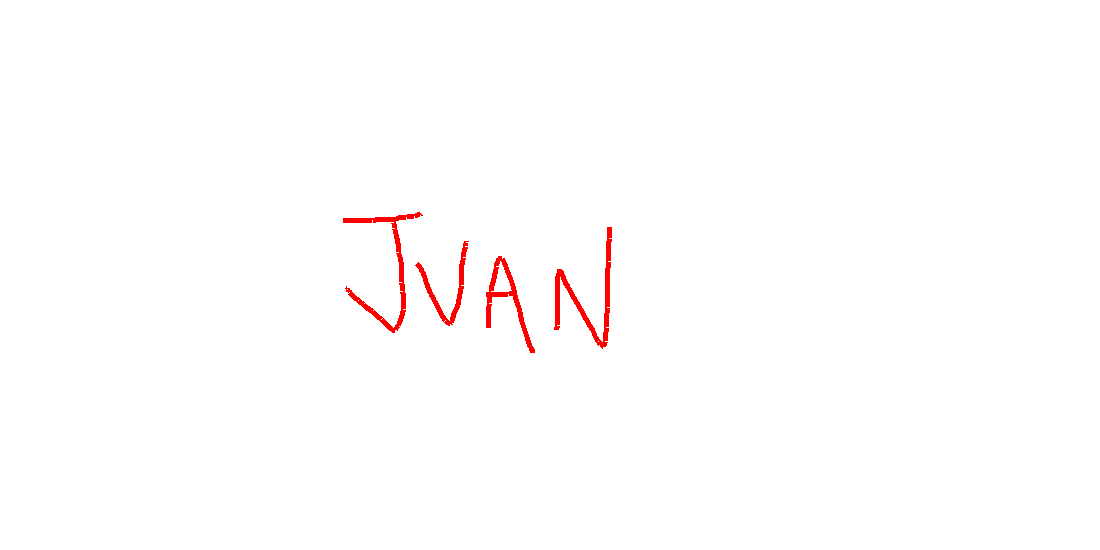
#> input picture test/imagem.png, 1100 x 550 px; its folder holds 5 pictures in this run
$ python segmentation.py
#> lines starting #> are read from the running program, lines starting #| are printed output that depends on the picture; after the words box and inside, x2 and y2 are one past the last pixel; in counts of white or black regions, pixels touching at a corner belong together
import cv2
import numpy as np
import os

def flood_fill_segmentation(image, seed_point):
    segmented_img = image.copy()
    mask = np.zeros((image.shape[0] + 2, image.shape[1] + 2), np.uint8)
    new_val = (255, 255, 255)
    lo_diff = (17, 17, 17)
    hi_diff = (17, 17, 17)
    cv2.floodFill(segmented_img, mask, seed_point, new_val, lo_diff, hi_diff)
    return segmented_img

def find_contours(image):
    gray = cv2.cvtColor(image, cv2.COLOR_BGR2GRAY)
    thresh = cv2.adaptiveThreshold(gray, 255, cv2.ADAPTIVE_THRESH_MEAN_C, cv2.THRESH_BINARY_INV, 11, 2)
    contours, _ = cv2.findContours(thresh, cv2.RETR_EXTERNAL, cv2.CHAIN_APPROX_SIMPLE)
    return contours

def draw_rectangles(contour_img, contours):
    for contour in contours:
        area = cv2.contourArea(contour)
        if area > 50:
            x, y, w, h = cv2.boundingRect(contour)
            cv2.rectangle(contour_img, (x, y), (x + w, y + h), (0, 255, 0), 2)

def limpar_arquivos_antigos():
    arquivos_antigos = [arquivo for arquivo in os.listdir('test') if arquivo.startswith('img_cropped')]
    for arquivo in arquivos_antigos:
        os.remove(os.path.join('test', arquivo))

def processar_imagem(nome_arquivo_imagem):
#> called with nome_arquivo_imagem = 'test/imagem.png'
    img = cv2.imread(nome_arquivo_imagem)
#> img is the input picture: shape (550, 1100, 3); mean B, G, R 253.2, 253.2, 255

    if img is None:
        print('Erro ao carregar a imagem.')
        return

    segmented_img = flood_fill_segmentation(img, (0, 0))
    contours = find_contours(segmented_img)
#> in find_contours, `gray = cv2.cvtColor(image, cv2.COLOR_BGR2GRAY)`:
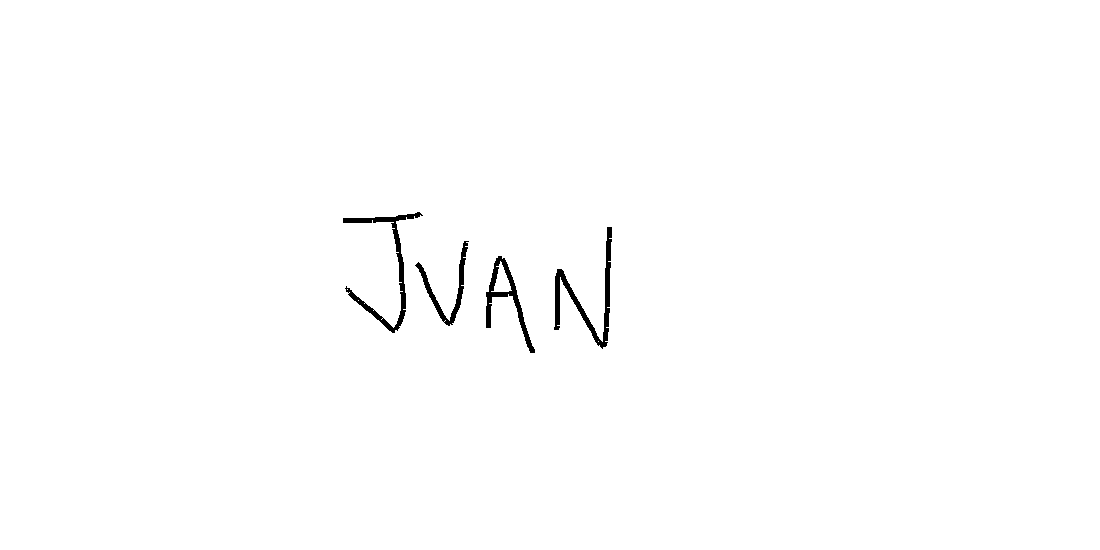
#> gray: shape (550, 1100); values 76 (black) and 255 (white), 99.3% white; 4 black regions, box (x1, y1, x2, y2) and area: (554, 227, 612, 349) 1301, (343, 212, 423, 333) 1227, (486, 256, 535, 353) 942, (415, 241, 469, 326) 749
#> in find_contours, `thresh = cv2.adaptiveThreshold(gray, 255, cv2.ADAPTIVE_THRESH_MEAN_C, ..`: thresh: shape (550, 1100); 0.7% white; 4 white regions
#> in find_contours, `contours, _ = cv2.findContours(thresh, cv2.RETR_EXTERNAL, cv2.CHAIN_AP..`: contours = 4 contours; box (x1, y1, x2, y2) and area: (486, 256, 535, 353) 1106, (554, 227, 612, 349) 1034, (343, 212, 423, 333) 973, (415, 241, 469, 326) 594
    img_with_rectangles = img.copy()
    draw_rectangles(img_with_rectangles, contours)
#> the loop in draw_rectangles, `for contour in contours:` made 4 passes
#> (area, x, y, w, h) on passes 1 to 4: (1105.5, 486, 256, 49, 97), (594.5, 415, 241, 54, 85), (1034, 554, 227, 58, 122), (973, 343, 212, 80, 121)

    limpar_arquivos_antigos()

    contours_sorted = sorted(contours, key=lambda c: cv2.boundingRect(c)[0])
#> contours_sorted has the same summary as contours in find_contours

    for i, contour in enumerate(contours_sorted):
        x, y, w, h = cv2.boundingRect(contour)

        cropped_img = img[y:y+h, x:x+w]

        border_size = 50
        cropped_img_with_border = cv2.copyMakeBorder(cropped_img, border_size, border_size, border_size, border_size, cv2.BORDER_CONSTANT, value=(255, 255, 255))

        cropped_img_with_border_resized = cv2.resize(cropped_img_with_border, (128, 128))

        cv2.imwrite(f'test/img_cropped{i}.png', cropped_img_with_border_resized)
#> this loop made 4 passes
#> (x, y, w, h) on passes 1 to 4: (343, 212, 80, 121), (415, 241, 54, 85), (486, 256, 49, 97), (554, 227, 58, 122)
#> pass 1, in processar_imagem, `cropped_img = img[y:y+h, x:x+w]`:
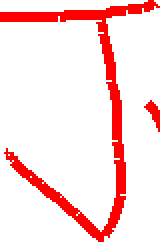
#> cropped_img: shape (121, 80, 3) (shown 2 times larger); mean B, G, R 221.2, 221.2, 255
#> pass 1, in processar_imagem, `cropped_img_with_border = cv2.copyMakeBorder(cropped_img, border_size,..`:
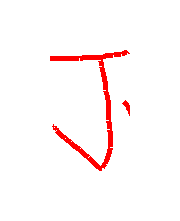
#> cropped_img_with_border: shape (221, 180, 3); mean B, G, R 246.8, 246.8, 255
#> pass 1, in processar_imagem, `cropped_img_with_border_resized = cv2.resize(cropped_img_with_border, ..`:
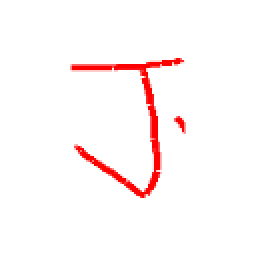
#> cropped_img_with_border_resized: shape (128, 128, 3) (shown 2 times larger); mean B, G, R 246.8, 246.8, 255
#> pass 2, in processar_imagem, `cropped_img = img[y:y+h, x:x+w]`:
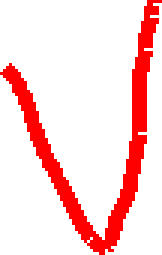
#> cropped_img: shape (85, 54, 3) (shown 3 times larger); mean B, G, R 213.4, 213.4, 255
#> after the loop:
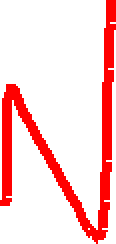
#> cropped_img: shape (122, 58, 3) (shown 2 times larger); mean B, G, R 208.1, 208.1, 255
#> after the loop:
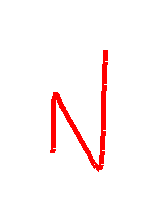
#> cropped_img_with_border: shape (222, 158, 3); mean B, G, R 245.5, 245.5, 255

    cv2.imshow('Imagem com retangulos', img_with_rectangles)
    cv2.waitKey(0)
    cv2.destroyAllWindows()

processar_imagem('test/imagem.png')
